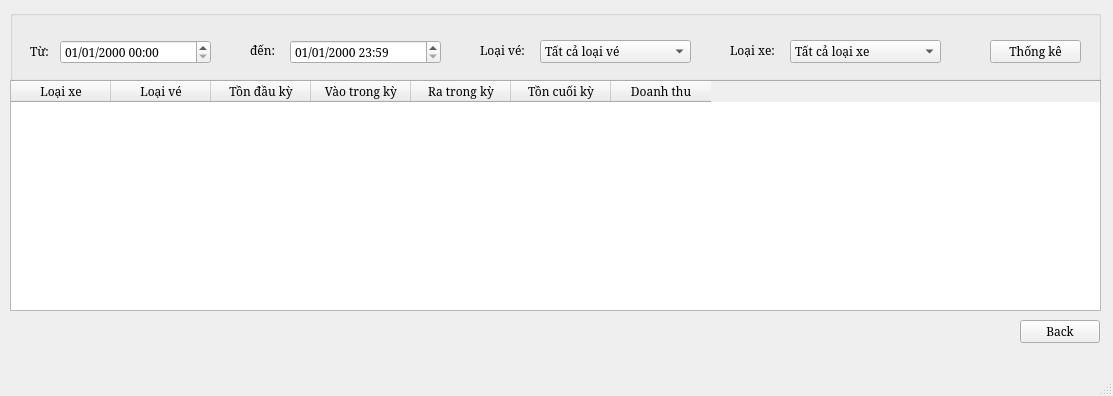
<?xml version="1.0" encoding="UTF-8"?>
<ui version="4.0">
 <class>MainWindow</class>
 <widget class="QMainWindow" name="MainWindow">
  <property name="geometry">
   <rect>
    <x>0</x>
    <y>0</y>
    <width>1113</width>
    <height>396</height>
   </rect>
  </property>
  <property name="font">
   <font>
    <family>Serif</family>
   </font>
  </property>
  <property name="windowTitle">
   <string/>
  </property>
  <property name="windowIcon">
   <iconset>
    <normaloff>images/money.png</normaloff>images/money.png</iconset>
  </property>
  <widget class="QWidget" name="centralwidget">
   <widget class="QTableWidget" name="table">
    <property name="geometry">
     <rect>
      <x>10</x>
      <y>80</y>
      <width>1091</width>
      <height>231</height>
     </rect>
    </property>
    <property name="font">
     <font>
      <family>Serif</family>
     </font>
    </property>
    <column>
     <property name="text">
      <string>Loại xe</string>
     </property>
    </column>
    <column>
     <property name="text">
      <string>Loại vé</string>
     </property>
    </column>
    <column>
     <property name="text">
      <string>Tồn đầu kỳ</string>
     </property>
    </column>
    <column>
     <property name="text">
      <string>Vào trong kỳ</string>
     </property>
    </column>
    <column>
     <property name="text">
      <string>Ra trong kỳ</string>
     </property>
    </column>
    <column>
     <property name="text">
      <string>Tồn cuối kỳ</string>
     </property>
    </column>
    <column>
     <property name="text">
      <string>Doanh thu</string>
     </property>
    </column>
   </widget>
   <widget class="QGroupBox" name="groupBox">
    <property name="geometry">
     <rect>
      <x>10</x>
      <y>10</y>
      <width>1091</width>
      <height>71</height>
     </rect>
    </property>
    <property name="title">
     <string/>
    </property>
    <widget class="QLabel" name="label">
     <property name="geometry">
      <rect>
       <x>20</x>
       <y>31</y>
       <width>21</width>
       <height>20</height>
      </rect>
     </property>
     <property name="font">
      <font>
       <family>Serif</family>
      </font>
     </property>
     <property name="text">
      <string>Từ:</string>
     </property>
    </widget>
    <widget class="QDateTimeEdit" name="dateStart">
     <property name="geometry">
      <rect>
       <x>50</x>
       <y>30</y>
       <width>151</width>
       <height>24</height>
      </rect>
     </property>
     <property name="font">
      <font>
       <family>Serif</family>
      </font>
     </property>
     <property name="displayFormat">
      <string>dd/MM/yyyy HH:mm</string>
     </property>
    </widget>
    <widget class="QLabel" name="label_2">
     <property name="geometry">
      <rect>
       <x>240</x>
       <y>30</y>
       <width>31</width>
       <height>20</height>
      </rect>
     </property>
     <property name="font">
      <font>
       <family>Serif</family>
      </font>
     </property>
     <property name="text">
      <string>đến:</string>
     </property>
    </widget>
    <widget class="QDateTimeEdit" name="dateEnd">
     <property name="geometry">
      <rect>
       <x>280</x>
       <y>30</y>
       <width>151</width>
       <height>24</height>
      </rect>
     </property>
     <property name="font">
      <font>
       <family>Serif</family>
      </font>
     </property>
     <property name="dateTime">
      <datetime>
       <hour>23</hour>
       <minute>59</minute>
       <second>0</second>
       <year>2000</year>
       <month>1</month>
       <day>1</day>
      </datetime>
     </property>
     <property name="displayFormat">
      <string>dd/MM/yyyy HH:mm</string>
     </property>
    </widget>
    <widget class="QLabel" name="label_5">
     <property name="geometry">
      <rect>
       <x>470</x>
       <y>30</y>
       <width>51</width>
       <height>20</height>
      </rect>
     </property>
     <property name="font">
      <font>
       <family>Serif</family>
      </font>
     </property>
     <property name="text">
      <string>Loại vé:</string>
     </property>
    </widget>
    <widget class="QComboBox" name="cbbCard">
     <property name="geometry">
      <rect>
       <x>530</x>
       <y>30</y>
       <width>151</width>
       <height>23</height>
      </rect>
     </property>
     <property name="font">
      <font>
       <family>Serif</family>
      </font>
     </property>
     <item>
      <property name="text">
       <string>Tất cả loại vé</string>
      </property>
     </item>
     <item>
      <property name="text">
       <string>Vé tháng</string>
      </property>
     </item>
     <item>
      <property name="text">
       <string>Vé lượt</string>
      </property>
     </item>
    </widget>
    <widget class="QLabel" name="label_6">
     <property name="geometry">
      <rect>
       <x>720</x>
       <y>30</y>
       <width>51</width>
       <height>20</height>
      </rect>
     </property>
     <property name="font">
      <font>
       <family>Serif</family>
      </font>
     </property>
     <property name="text">
      <string>Loại xe:</string>
     </property>
    </widget>
    <widget class="QComboBox" name="cbbVehicle">
     <property name="geometry">
      <rect>
       <x>780</x>
       <y>30</y>
       <width>151</width>
       <height>23</height>
      </rect>
     </property>
     <property name="font">
      <font>
       <family>Serif</family>
      </font>
     </property>
     <item>
      <property name="text">
       <string>Tất cả loại xe</string>
      </property>
     </item>
     <item>
      <property name="text">
       <string>Xe máy</string>
      </property>
     </item>
     <item>
      <property name="text">
       <string>Ô tô</string>
      </property>
     </item>
    </widget>
    <widget class="QPushButton" name="btn">
     <property name="geometry">
      <rect>
       <x>980</x>
       <y>30</y>
       <width>91</width>
       <height>23</height>
      </rect>
     </property>
     <property name="font">
      <font>
       <family>Serif</family>
      </font>
     </property>
     <property name="text">
      <string>Thống kê</string>
     </property>
    </widget>
   </widget>
   <widget class="QPushButton" name="btnBack">
    <property name="geometry">
     <rect>
      <x>1020</x>
      <y>320</y>
      <width>80</width>
      <height>23</height>
     </rect>
    </property>
    <property name="font">
     <font>
      <family>Serif</family>
     </font>
    </property>
    <property name="text">
     <string>Back</string>
    </property>
   </widget>
  </widget>
  <widget class="QMenuBar" name="menubar">
   <property name="geometry">
    <rect>
     <x>0</x>
     <y>0</y>
     <width>1113</width>
     <height>20</height>
    </rect>
   </property>
  </widget>
  <widget class="QStatusBar" name="statusbar"/>
 </widget>
 <resources/>
 <connections/>
</ui>
